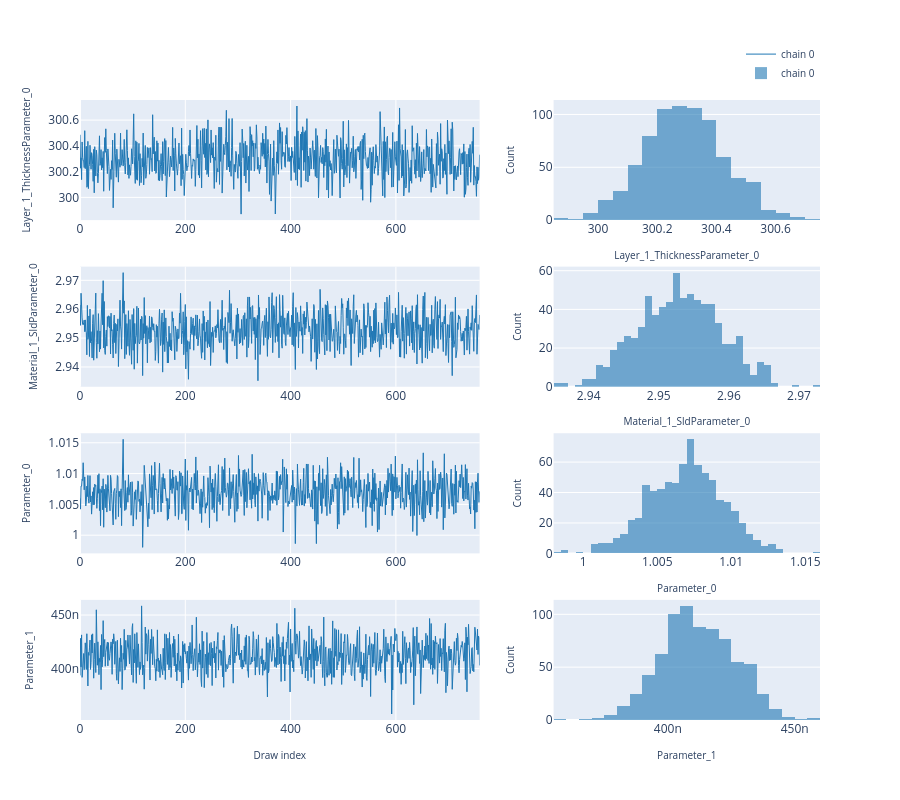

The code cell stored with this chart in its notebook:
### Code cell
# ---- Trace plot -------------------------------------------------------------
# Per-chain trace (left column) and marginal histogram (right column).
# Mirrors the "Traces" sub-tab in the EasyReflectometryApp.

fig = plot_trace(posterior.draws, posterior.param_names, return_figure=True)
fig.show()

### Figure 1 — Plotly figure (JSON) as saved in the notebook; plotly's stock layout.template omitted (floating-point values rounded to 4 significant figures; data arrays with more than 128 entries replaced by an {"elided": "..."} marker saying what was removed)
{"data": [{"legendgroup": "chain 0", "line": {"color": "#1f77b4", "width": 1}, "mode": "lines", "name": "chain 0", "showlegend": true, "type": "scatter", "xaxis": "x", "y": {"elided": "760 float values"}, "yaxis": "y"}, {"legendgroup": "chain 0", "marker": {"color": "#1f77b4"}, "name": "chain 0", "nbinsx": 40, "opacity": 0.6, "showlegend": true, "type": "histogram", "x": {"elided": "760 float values"}, "xaxis": "x2", "yaxis": "y2"}, {"legendgroup": "chain 0", "line": {"color": "#1f77b4", "width": 1}, "mode": "lines", "name": "chain 0", "showlegend": false, "type": "scatter", "xaxis": "x3", "y": {"elided": "760 float values"}, "yaxis": "y3"}, {"legendgroup": "chain 0", "marker": {"color": "#1f77b4"}, "name": "chain 0", "nbinsx": 40, "opacity": 0.6, "showlegend": false, "type": "histogram", "x": {"elided": "760 float values"}, "xaxis": "x4", "yaxis": "y4"}, {"legendgroup": "chain 0", "line": {"color": "#1f77b4", "width": 1}, "mode": "lines", "name": "chain 0", "showlegend": false, "type": "scatter", "xaxis": "x5", "y": {"elided": "760 float values"}, "yaxis": "y5"}, {"legendgroup": "chain 0", "marker": {"color": "#1f77b4"}, "name": "chain 0", "nbinsx": 40, "opacity": 0.6, "showlegend": false, "type": "histogram", "x": {"elided": "760 float values"}, "xaxis": "x6", "yaxis": "y6"}, {"legendgroup": "chain 0", "line": {"color": "#1f77b4", "width": 1}, "mode": "lines", "name": "chain 0", "showlegend": false, "type": "scatter", "xaxis": "x7", "y": {"elided": "760 float values"}, "yaxis": "y7"}, {"legendgroup": "chain 0", "marker": {"color": "#1f77b4"}, "name": "chain 0", "nbinsx": 40, "opacity": 0.6, "showlegend": false, "type": "histogram", "x": {"elided": "760 float values"}, "xaxis": "x8", "yaxis": "y8"}], "layout": {"barmode": "overlay", "height": 800, "legend": {"font": {"size": 10}, "orientation": "h", "x": 1, "xanchor": "right", "y": 1.02, "yanchor": "bottom"}, "xaxis": {"anchor": "y", "domain": [0.0, 0.54]}, "xaxis2": {"anchor": "y2", "domain": [0.64, 1.0], "title": {"font": {"size": 10}, "text": "Layer_1_ThicknessParameter_0"}}, "xaxis3": {"anchor": "y3", "domain": [0.0, 0.54]}, "xaxis4": {"anchor": "y4", "domain": [0.64, 1.0], "title": {"font": {"size": 10}, "text": "Material_1_SldParameter_0"}}, "xaxis5": {"anchor": "y5", "domain": [0.0, 0.54]}, "xaxis6": {"anchor": "y6", "domain": [0.64, 1.0], "title": {"font": {"size": 10}, "text": "Parameter_0"}}, "xaxis7": {"anchor": "y7", "domain": [0.0, 0.54], "title": {"font": {"size": 10}, "text": "Draw index"}}, "xaxis8": {"anchor": "y8", "domain": [0.64, 1.0], "title": {"font": {"size": 10}, "text": "Parameter_1"}}, "yaxis": {"anchor": "x", "domain": [0.8063, 1.0], "title": {"font": {"size": 10}, "text": "Layer_1_ThicknessParameter_0"}}, "yaxis2": {"anchor": "x2", "domain": [0.8063, 1.0], "title": {"font": {"size": 10}, "text": "Count"}}, "yaxis3": {"anchor": "x3", "domain": [0.5375, 0.7312], "title": {"font": {"size": 10}, "text": "Material_1_SldParameter_0"}}, "yaxis4": {"anchor": "x4", "domain": [0.5375, 0.7312], "title": {"font": {"size": 10}, "text": "Count"}}, "yaxis5": {"anchor": "x5", "domain": [0.2687, 0.4625], "title": {"font": {"size": 10}, "text": "Parameter_0"}}, "yaxis6": {"anchor": "x6", "domain": [0.2687, 0.4625], "title": {"font": {"size": 10}, "text": "Count"}}, "yaxis7": {"anchor": "x7", "domain": [0.0, 0.1938], "title": {"font": {"size": 10}, "text": "Parameter_1"}}, "yaxis8": {"anchor": "x8", "domain": [0.0, 0.1938], "title": {"font": {"size": 10}, "text": "Count"}}}}
